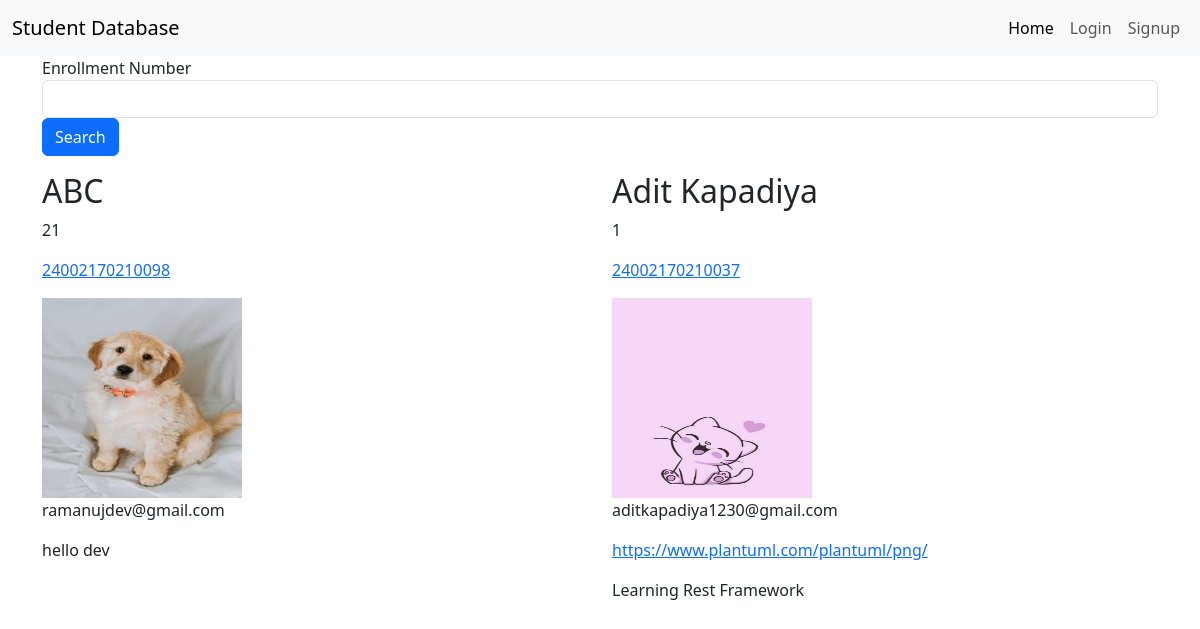
The page / on the database its author committed.
### student/models.py (models this page shows, shortened)
class StudentData1(models.Model):
    user=models.ForeignKey(User,on_delete=models.CASCADE,related_name='student_profile',null=True,blank=True)
    name=models.CharField(max_length=50)
    roll=models.IntegerField()
    enroll=models.BigIntegerField()
    image =models.ImageField(upload_to='student/image',blank=True)
    desc=models.TextField()
    email=models.EmailField(null=True)
    url=models.URLField(blank=True)
    python=models.DecimalField(decimal_places=2,max_digits=10,default=0)
    fsd=models.DecimalField(decimal_places=2,max_digits=10)
    coa=models.DecimalField(decimal_places=2,max_digits=10)

### student/views.py (the view)
# urls.py: 2. Add a URL to urlpatterns:  path('', views.home, name='home')
def home(request):
    searchEnroll=request.GET.get("searchEnroll")
    if searchEnroll:
        student=StudentData1.objects.filter(enroll__icontains=searchEnroll)
    else:
        student = StudentData1.objects.all()
    return render(request,'home.html',{'student':student})

### student/templates/home.html
{% extends 'base.html' %}
{% block content %}
<div class="container">
<form>
    <div class="mb-3">
        <label class="form-lable">Enrollment Number</label>
        <input type="text" class="form-control" name="searchEnroll"/>
        <button type="submit" class="btn btn-primary">Search</button>
    </div>
</form>
<div class="row">
    {% for i in student %}
    <div class="col">
        <h2>{{ i.name }}</h2>
        <p>{{ i.roll }}</p>
        <a href="{% url 'detail' i.id %}">
            <p>{{ i.enroll }}</p>
        </a>
        <img src="{{ i.image.url }}" width="200" height="200" />
        <p>{{ i.email }}</p>
        {% if i.url %}
        <P>
            <a href="{{ i.url }}">{{ i.url }}</a>
        </P>
        {% endif %}
        <p>{{ i.desc }}</p>
    </div>
    {% endfor %}
</div>
</div>
{% endblock %}

### student/templates/base.html (shortened to what this page needs)
<html>
    <head>
        <link href="https://cdn.jsdelivr.net/npm/bootstrap@5.3.8/dist/css/bootstrap.min.css" rel="stylesheet">
    </head>
    <body>
        {% include 'navbar.html' %}
        {% block content %}
        {% endblock %}
    </body>
</html>

### student/templates/navbar.html
<nav class="navbar navbar-expand-lg bg-body-tertiary">
    <div class="container-fluid">
        <a class="navbar-brand" href="{% url 'home' %}">
            Student Database
        </a>
        <div class="collapse-navbar-collapse" id="navbarNav">
            <ul class="navbar-nav">
                <li class="nav-item">
                    <a class="nav-link active" aria-current="page" href="{% url 'home' %}">Home</a>
                </li>
                {% if user.is_authenticated %}
                    <li class="nav-item">
                        <a href="{% url 'logoutaccount' %}" class="nav-link">
                            Logout ( {{ user.username }} )
                        </a>
                    </li>
                {% else %}
                    <li class="nav-item">
                        <a class="nav-link" href="{% url 'loginaccount' %}">
                            Login
                        </a>
                    </li>
                    <li class="nav-item">
                        <a class="nav-link" href="{% url 'signupaccount' %}">
                            Signup
                        </a>
                    </li>
                {% endif %}
            </ul>
        </div>
    </div>
</nav>

### rows shown on the page
StudentData1: name "ABC", roll "21", enroll "24002170210098", image (picture), email "ramanujdev@gmail.com", desc "hello dev"
StudentData1: name "Adit Kapadiya", roll "1", enroll "24002170210037", image (picture), email "aditkapadiya1230@gmail.com", url "https://www.plantuml.com/plantuml/png/", desc "Learning Rest Framework"
